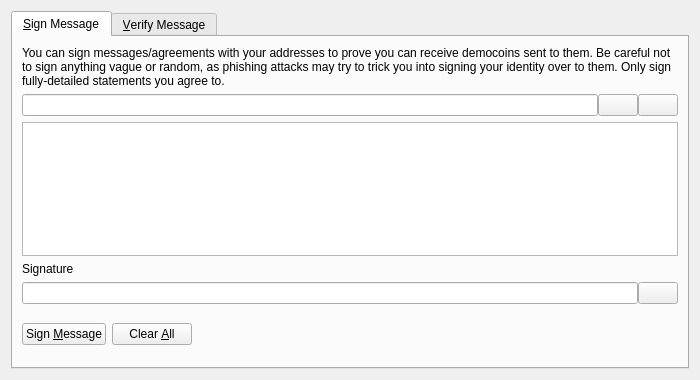
<?xml version="1.0" encoding="UTF-8"?>
<ui version="4.0">
 <class>SignVerifyMessageDialog</class>
 <widget class="QDialog" name="SignVerifyMessageDialog">
  <property name="geometry">
   <rect>
    <x>0</x>
    <y>0</y>
    <width>700</width>
    <height>380</height>
   </rect>
  </property>
  <property name="windowTitle">
   <string>Signatures - Sign / Verify a Message</string>
  </property>
  <property name="modal">
   <bool>true</bool>
  </property>
  <layout class="QVBoxLayout" name="verticalLayout">
   <item>
    <widget class="QTabWidget" name="tabWidget">
     <property name="currentIndex">
      <number>0</number>
     </property>
     <widget class="QWidget" name="tabSignMessage">
      <attribute name="title">
       <string>&amp;Sign Message</string>
      </attribute>
      <layout class="QVBoxLayout" name="verticalLayout_SM">
       <item>
        <widget class="QLabel" name="infoLabel_SM">
         <property name="text">
          <string>You can sign messages/agreements with your addresses to prove you can receive democoins sent to them. Be careful not to sign anything vague or random, as phishing attacks may try to trick you into signing your identity over to them. Only sign fully-detailed statements you agree to.</string>
         </property>
         <property name="textFormat">
          <enum>Qt::PlainText</enum>
         </property>
         <property name="wordWrap">
          <bool>true</bool>
         </property>
        </widget>
       </item>
       <item>
        <layout class="QHBoxLayout" name="horizontalLayout_1_SM">
         <property name="spacing">
          <number>0</number>
         </property>
         <item>
          <widget class="QValidatedLineEdit" name="addressIn_SM">
           <property name="toolTip">
            <string>The Democoin address to sign the message with</string>
           </property>
          </widget>
         </item>
         <item>
          <widget class="QPushButton" name="addressBookButton_SM">
           <property name="toolTip">
            <string>Choose previously used address</string>
           </property>
           <property name="text">
            <string/>
           </property>
           <property name="icon">
            <iconset resource="../democoin.qrc">
             <normaloff>:/icons/address-book</normaloff>:/icons/address-book</iconset>
           </property>
           <property name="shortcut">
            <string>Alt+A</string>
           </property>
           <property name="autoDefault">
            <bool>false</bool>
           </property>
          </widget>
         </item>
         <item>
          <widget class="QPushButton" name="pasteButton_SM">
           <property name="toolTip">
            <string>Paste address from clipboard</string>
           </property>
           <property name="text">
            <string/>
           </property>
           <property name="icon">
            <iconset resource="../democoin.qrc">
             <normaloff>:/icons/editpaste</normaloff>:/icons/editpaste</iconset>
           </property>
           <property name="shortcut">
            <string>Alt+P</string>
           </property>
           <property name="autoDefault">
            <bool>false</bool>
           </property>
          </widget>
         </item>
        </layout>
       </item>
       <item>
        <widget class="QPlainTextEdit" name="messageIn_SM">
         <property name="toolTip">
          <string>Enter the message you want to sign here</string>
         </property>
        </widget>
       </item>
       <item>
        <widget class="QLabel" name="signatureLabel_SM">
         <property name="text">
          <string>Signature</string>
         </property>
         <property name="textFormat">
          <enum>Qt::PlainText</enum>
         </property>
        </widget>
       </item>
       <item>
        <layout class="QHBoxLayout" name="horizontalLayout_2_SM">
         <property name="spacing">
          <number>0</number>
         </property>
         <item>
          <widget class="QLineEdit" name="signatureOut_SM">
           <property name="font">
            <font>
             <italic>true</italic>
            </font>
           </property>
           <property name="readOnly">
            <bool>true</bool>
           </property>
          </widget>
         </item>
         <item>
          <widget class="QPushButton" name="copySignatureButton_SM">
           <property name="toolTip">
            <string>Copy the current signature to the system clipboard</string>
           </property>
           <property name="text">
            <string/>
           </property>
           <property name="icon">
            <iconset resource="../democoin.qrc">
             <normaloff>:/icons/editcopy</normaloff>:/icons/editcopy</iconset>
           </property>
           <property name="autoDefault">
            <bool>false</bool>
           </property>
          </widget>
         </item>
        </layout>
       </item>
       <item>
        <layout class="QHBoxLayout" name="horizontalLayout_3_SM">
         <item>
          <widget class="QPushButton" name="signMessageButton_SM">
           <property name="toolTip">
            <string>Sign the message to prove you own this Democoin address</string>
           </property>
           <property name="text">
            <string>Sign &amp;Message</string>
           </property>
           <property name="icon">
            <iconset resource="../democoin.qrc">
             <normaloff>:/icons/edit</normaloff>:/icons/edit</iconset>
           </property>
           <property name="autoDefault">
            <bool>false</bool>
           </property>
          </widget>
         </item>
         <item>
          <widget class="QPushButton" name="clearButton_SM">
           <property name="toolTip">
            <string>Reset all sign message fields</string>
           </property>
           <property name="text">
            <string>Clear &amp;All</string>
           </property>
           <property name="icon">
            <iconset resource="../democoin.qrc">
             <normaloff>:/icons/remove</normaloff>:/icons/remove</iconset>
           </property>
           <property name="autoDefault">
            <bool>false</bool>
           </property>
          </widget>
         </item>
         <item>
          <spacer name="horizontalSpacer_1_SM">
           <property name="orientation">
            <enum>Qt::Horizontal</enum>
           </property>
           <property name="sizeHint" stdset="0">
            <size>
             <width>40</width>
             <height>48</height>
            </size>
           </property>
          </spacer>
         </item>
         <item>
          <widget class="QLabel" name="statusLabel_SM">
           <property name="font">
            <font>
             <weight>75</weight>
             <bold>true</bold>
            </font>
           </property>
           <property name="text">
            <string/>
           </property>
           <property name="wordWrap">
            <bool>true</bool>
           </property>
          </widget>
         </item>
         <item>
          <spacer name="horizontalSpacer_2_SM">
           <property name="orientation">
            <enum>Qt::Horizontal</enum>
           </property>
           <property name="sizeHint" stdset="0">
            <size>
             <width>40</width>
             <height>48</height>
            </size>
           </property>
          </spacer>
         </item>
        </layout>
       </item>
      </layout>
     </widget>
     <widget class="QWidget" name="tabVerifyMessage">
      <attribute name="title">
       <string>&amp;Verify Message</string>
      </attribute>
      <layout class="QVBoxLayout" name="verticalLayout_VM">
       <item>
        <widget class="QLabel" name="infoLabel_VM">
         <property name="text">
          <string>Enter the receiver's address, message (ensure you copy line breaks, spaces, tabs, etc. exactly) and signature below to verify the message. Be careful not to read more into the signature than what is in the signed message itself, to avoid being tricked by a man-in-the-middle attack. Note that this only proves the signing party receives with the address, it cannot prove sendership of any transaction!</string>
         </property>
         <property name="textFormat">
          <enum>Qt::PlainText</enum>
         </property>
         <property name="alignment">
          <set>Qt::AlignLeading|Qt::AlignLeft|Qt::AlignTop</set>
         </property>
         <property name="wordWrap">
          <bool>true</bool>
         </property>
        </widget>
       </item>
       <item>
        <layout class="QHBoxLayout" name="horizontalLayout_1_VM">
         <property name="spacing">
          <number>0</number>
         </property>
         <item>
          <widget class="QValidatedLineEdit" name="addressIn_VM">
           <property name="toolTip">
            <string>The Democoin address the message was signed with</string>
           </property>
          </widget>
         </item>
         <item>
          <widget class="QPushButton" name="addressBookButton_VM">
           <property name="toolTip">
            <string>Choose previously used address</string>
           </property>
           <property name="text">
            <string/>
           </property>
           <property name="icon">
            <iconset resource="../democoin.qrc">
             <normaloff>:/icons/address-book</normaloff>:/icons/address-book</iconset>
           </property>
           <property name="shortcut">
            <string>Alt+A</string>
           </property>
           <property name="autoDefault">
            <bool>false</bool>
           </property>
          </widget>
         </item>
        </layout>
       </item>
       <item>
        <widget class="QPlainTextEdit" name="messageIn_VM"/>
       </item>
       <item>
        <widget class="QValidatedLineEdit" name="signatureIn_VM"/>
       </item>
       <item>
        <layout class="QHBoxLayout" name="horizontalLayout_2_VM">
         <item>
          <widget class="QPushButton" name="verifyMessageButton_VM">
           <property name="toolTip">
            <string>Verify the message to ensure it was signed with the specified Democoin address</string>
           </property>
           <property name="text">
            <string>Verify &amp;Message</string>
           </property>
           <property name="icon">
            <iconset resource="../democoin.qrc">
             <normaloff>:/icons/transaction_0</normaloff>:/icons/transaction_0</iconset>
           </property>
           <property name="autoDefault">
            <bool>false</bool>
           </property>
          </widget>
         </item>
         <item>
          <widget class="QPushButton" name="clearButton_VM">
           <property name="toolTip">
            <string>Reset all verify message fields</string>
           </property>
           <property name="text">
            <string>Clear &amp;All</string>
           </property>
           <property name="icon">
            <iconset resource="../democoin.qrc">
             <normaloff>:/icons/remove</normaloff>:/icons/remove</iconset>
           </property>
           <property name="autoDefault">
            <bool>false</bool>
           </property>
          </widget>
         </item>
         <item>
          <spacer name="horizontalSpacer_1_VM">
           <property name="orientation">
            <enum>Qt::Horizontal</enum>
           </property>
           <property name="sizeHint" stdset="0">
            <size>
             <width>40</width>
             <height>48</height>
            </size>
           </property>
          </spacer>
         </item>
         <item>
          <widget class="QLabel" name="statusLabel_VM">
           <property name="font">
            <font>
             <weight>75</weight>
             <bold>true</bold>
            </font>
           </property>
           <property name="text">
            <string/>
           </property>
           <property name="wordWrap">
            <bool>true</bool>
           </property>
          </widget>
         </item>
         <item>
          <spacer name="horizontalSpacer_2_VM">
           <property name="orientation">
            <enum>Qt::Horizontal</enum>
           </property>
           <property name="sizeHint" stdset="0">
            <size>
             <width>40</width>
             <height>48</height>
            </size>
           </property>
          </spacer>
         </item>
        </layout>
       </item>
      </layout>
     </widget>
    </widget>
   </item>
  </layout>
 </widget>
 <customwidgets>
  <customwidget>
   <class>QValidatedLineEdit</class>
   <extends>QLineEdit</extends>
   <header>qt/qvalidatedlineedit.h</header>
  </customwidget>
 </customwidgets>
 <resources>
  <include location="../democoin.qrc"/>
 </resources>
 <connections/>
</ui>
